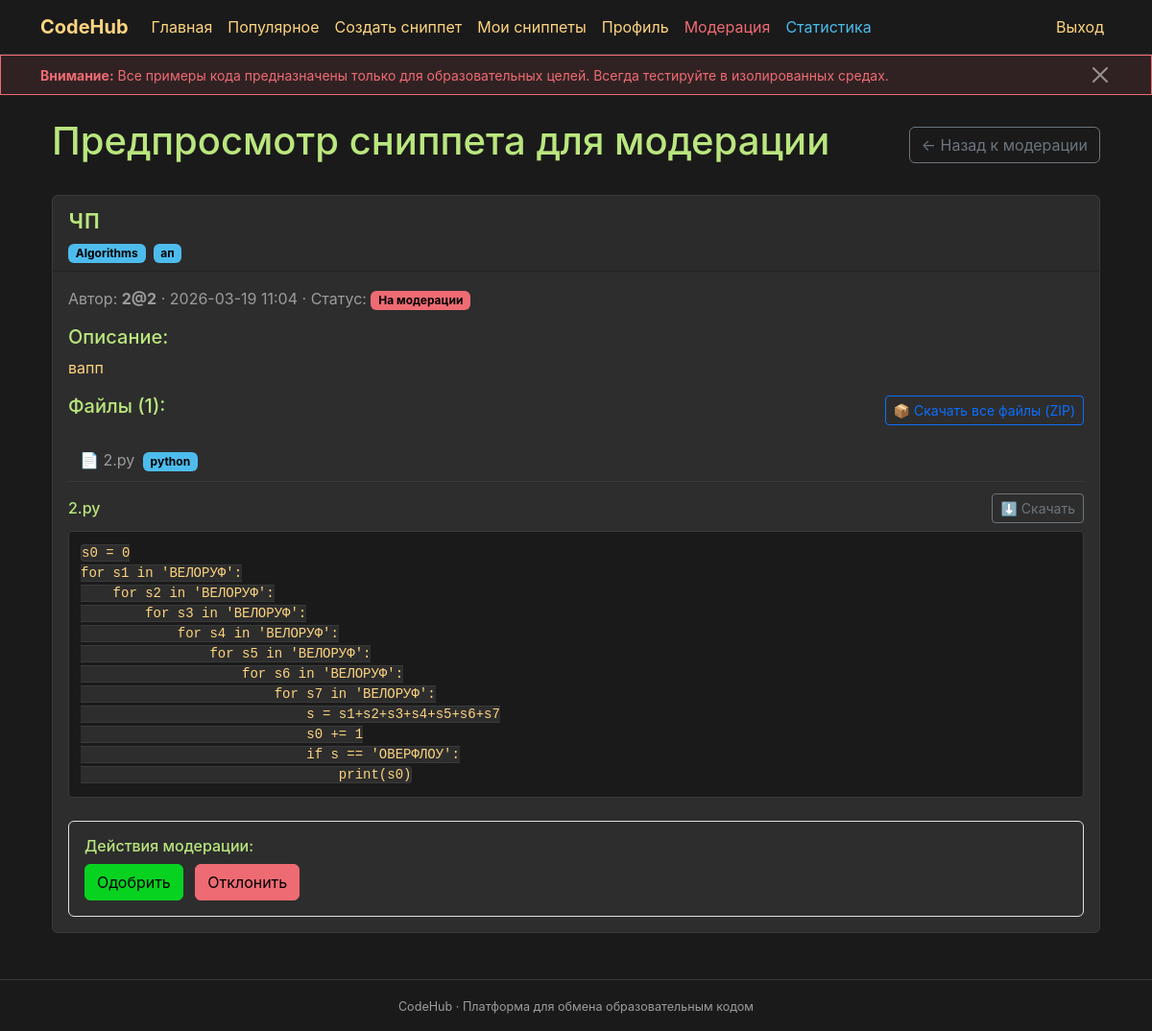
The app's page /admin/snippet/2/preview (signed in) with its own data.
### __init__.py (models this page shows, shortened)
class CodeSnippet(db.Model):
    id = db.Column(db.Integer, primary_key=True)
    title = db.Column(db.String(200), nullable=False)
    description = db.Column(db.Text)
    code = db.Column(db.Text)
    category_id = db.Column(db.Integer, db.ForeignKey('category.id'), nullable=False)
    author_id = db.Column(db.Integer, db.ForeignKey('user.id'), nullable=False)
    created_at = db.Column(db.DateTime, default=datetime.utcnow)
    updated_at = db.Column(db.DateTime, default=datetime.utcnow, onupdate=datetime.utcnow)
    views_count = db.Column(db.Integer, default=0)
    status = db.Column(db.String(20), default='pending')  # pending, approved, rejected
    rejection_reason = db.Column(db.Text)
    moderated_by = db.Column(db.Integer, db.ForeignKey('user.id'))
    moderated_at = db.Column(db.DateTime)
    likes_count = db.Column(db.Integer, default=0)
    dislikes_count = db.Column(db.Integer, default=0)
    reports_count = db.Column(db.Integer, default=0)
    report_moderation_status = db.Column(db.String(20), default='approved')  # approved, pending, rejected (для жалоб)
    report_moderated_by = db.Column(db.Integer, db.ForeignKey('user.id'))
    report_moderated_at = db.Column(db.DateTime)
    report_moderation_reason = db.Column(db.Text)
    resubmit_comment = db.Column(db.Text)  # Комментарий пользователя при повторной отправке
    is_edited = db.Column(db.Boolean, default=False)  # True если сниппет был отредактирован после публикации
    tags = db.relationship('Tag', secondary=snippet_tags, lazy='subquery',
                           backref=db.backref('snippets', lazy=True))
    comments = db.relationship('Comment', backref='snippet', lazy=True, foreign_keys='Comment.snippet_id', cascade='all, delete-orphan')
    views = db.relationship('SnippetView', backref='snippet', lazy=True, foreign_keys='SnippetView.snippet_id', cascade='all, delete-orphan')
    files = db.relationship('SnippetFile', backref='snippet', lazy=True, order_by='SnippetFile.order', cascade='all, delete-orphan')
    links = db.relationship('SnippetLink', backref='snippet', lazy=True, order_by='SnippetLink.order', cascade='all, delete-orphan')

class Category(db.Model):
    id = db.Column(db.Integer, primary_key=True)
    name = db.Column(db.String(100), nullable=False)
    created_at = db.Column(db.DateTime, default=datetime.utcnow)
    snippets = db.relationship('CodeSnippet', backref='category', lazy=True)

class Tag(db.Model):
    id = db.Column(db.Integer, primary_key=True)
    name = db.Column(db.String(50), unique=True, nullable=False)
    created_at = db.Column(db.DateTime, default=datetime.utcnow)
    usage_count = db.Column(db.Integer, default=0)

class User(db.Model, UserMixin):
    id = db.Column(db.Integer, primary_key=True)
    username = db.Column(db.String(80), unique=True, nullable=False)
    password = db.Column(db.String(256), nullable=False)
    admin = db.Column(db.Boolean, default=False)
    created_at = db.Column(db.DateTime, default=datetime.utcnow)
    is_banned = db.Column(db.Boolean, default=False)
    snippets = db.relationship('CodeSnippet', backref='author', lazy=True, foreign_keys='CodeSnippet.author_id')
    comments = db.relationship('Comment', backref='author', lazy=True, foreign_keys='Comment.author_id')

class SnippetFile(db.Model):
    id = db.Column(db.Integer, primary_key=True)
    snippet_id = db.Column(db.Integer, db.ForeignKey('code_snippet.id'), nullable=False)
    filename = db.Column(db.String(255), nullable=False)
    content = db.Column(db.Text, nullable=False)
    language = db.Column(db.String(50))  # Язык программирования для подсветки
    order = db.Column(db.Integer, default=0)  # Порядок отображения
    file_type = db.Column(db.String(20), default='text')  # text, uploaded, link
    file_size = db.Column(db.Integer)  # Размер файла в байтах (для загруженных файлов)
    mime_type = db.Column(db.String(100))  # MIME тип файла
    created_at = db.Column(db.DateTime, default=datetime.utcnow)

### __init__.py (the view)
@app.route('/admin/snippet/<int:snippet_id>/preview')
@login_required
@admin_required
def preview_snippet_files(snippet_id):
    snippet = CodeSnippet.query.get_or_404(snippet_id)
    return render_template('admin_snippet_preview.html', snippet=snippet)

### __init__.py (called while the page is built)
@manager.user_loader
def load_user(user_id):
    return db.session.get(User, int(user_id))

def admin_required(f):
    @wraps(f)
    def decorated(*args, **kwargs):
        if not current_user.is_authenticated or not current_user.admin:
            flash('Требуются права администратора.', 'danger')
            return redirect(url_for('index'))
        return f(*args, **kwargs)
    return decorated

### templates/admin_snippet_preview.html (shortened to what this page needs)
{% extends 'base.html' %}
{% block main %}
<div class="container">
    <div class="d-flex justify-content-between align-items-center mb-4">
        <h1>Предпросмотр сниппета для модерации</h1>
        <a href="{{ url_for('moderate') }}" class="btn btn-outline-secondary">← Назад к модерации</a>
    </div>
    <div class="card mb-4">
        <div class="card-header">
            <h3>{{ snippet.title }}</h3>
            <div class="d-flex flex-wrap gap-2 mt-2">
                <span class="badge bg-secondary">{{ snippet.category.name }}</span>
                {% for tag in snippet.tags %}
                <span class="badge bg-dark text-info">{{ tag.name }}</span>
                {% endfor %}
            </div>
        </div>
        <div class="card-body">
            <p class="text-secondary">
                Автор: <strong>{{ snippet.author.username }}</strong>
                &middot; {{ snippet.created_at.strftime('%Y-%m-%d %H:%M') }}
                &middot; Статус:
                {% if snippet.status == 'pending' %}
                    <span class="badge bg-warning">На модерации</span>
                {% elif snippet.status == 'approved' %}
                    <span class="badge bg-success">Одобрен</span>
                {% elif snippet.status == 'rejected' %}
                    <span class="badge bg-danger">Отклонен</span>
                {% endif %}
            </p>
            {% if snippet.description %}
            <div class="mb-3">
                <h5>Описание:</h5>
                <p>{{ snippet.description }}</p>
            </div>
            {% endif %}
            {% if snippet.files %}
            <div class="mb-3">
                <div class="d-flex justify-content-between align-items-center mb-3">
                    <h5>Файлы ({{ snippet.files|length }}):</h5>
                    <div class="btn-group">
                        <a href="{{ url_for('download_all_public_files', snippet_id=snippet.id) }}"
                           class="btn btn-outline-primary btn-sm">
                            📦 Скачать все файлы (ZIP)
                        </a>
                    </div>
                </div>
                <div class="file-tabs-container">
                    {% for file in snippet.files %}
                    <button type="button" class="file-tab-btn" data-file-id="{{ file.id }}"
                            onclick="switchFile({{ file.id }})"
                            id="tab-{{ file.id }}">
                        📄 {{ file.filename }}
                        {% if file.language %}
                        <span class="badge bg-secondary ms-1">{{ file.language }}</span>
                        {% endif %}
                    </button>
                    {% endfor %}
                </div>
                {% for file in snippet.files %}
                <div class="file-content" id="file-{{ file.id }}" style="display: {% if loop.first %}block{% else %}none{% endif %};">
                    <div class="d-flex justify-content-between align-items-center mb-2">
                        <h6 class="mb-0">{{ file.filename }}</h6>
                        <a href="{{ url_for('download_public_file', snippet_id=snippet.id, file_id=file.id) }}"
                           class="btn btn-outline-secondary btn-sm">
                            ⬇️ Скачать
                        </a>
                    </div>
                    <pre style="background-color: #1a1a1a; padding: 12px; border-radius: 4px; overflow-x: auto; max-height: 500px;"><code>{{ file.content|e }}</code></pre>
                </div>
                {% endfor %}
            </div>
            {% elif snippet.code %}
            <div class="mb-3">
                <h5>Код:</h5>
                <pre style="background-color: #1a1a1a; padding: 12px; border-radius: 4px; overflow-x: auto; max-height: 500px;"><code>{{ snippet.code|e }}</code></pre>
            </div>
            {% endif %}
            {% if snippet.status == 'pending' %}
            <div class="mt-4 p-3 border rounded">
                <h6>Действия модерации:</h6>
                <form method="post" action="{{ url_for('moderate') }}" class="d-inline">
                    <button type="submit" class="btn btn-success me-2">Одобрить</button>
                </form>
                <button type="button" class="btn btn-danger" data-bs-toggle="modal" data-bs-target="#rejectModal">
                    Отклонить
                </button>
            </div>
            {% endif %}
        </div>
    </div>
</div>
{% endblock %}

### templates/base.html (style rules this page uses)
:root { --bg-dark: #1a1a1a; --bg-card: #2d2d2d; --text-primary: #FFD580; --text-secondary: #9C9C9C; --accent: #4DBCED; --accent-hover: #3a9bc4; --heading: #BAE67E; --tag: #4DBCED; --warning: #EF6B73; --success: #08D220; }
body { background-color: var(--bg-dark); color: var(--text-primary); font-family: -apple-system, BlinkMacSystemFont, "Segoe UI", Roboto, "Helvetica Neue", Arial, sans-serif; }
h1, h2, h3, h4, h5, h6 { color: var(--heading); }
.btn-success { background-color: var(--success); border-color: var(--success); color: #000; }
.btn-danger { background-color: var(--warning); border-color: var(--warning); color: #000; }
.card { background-color: var(--bg-card); border: 1px solid #3a3a3a; color: var(--text-primary); }
.badge { background-color: var(--tag); color: #000; }
.badge.bg-secondary { background-color: var(--tag) !important; color: #000 !important; }
.badge.bg-dark { background-color: var(--accent) !important; color: #000 !important; }
.badge.bg-warning { background-color: var(--warning) !important; color: #000 !important; }
pre, code { background-color: #2d2d2d; color: var(--text-primary); border: 1px solid #3a3a3a; border-radius: 4px; }
pre { padding: 1rem; overflow-x: auto; max-height: 400px; }
a { color: var(--accent); text-decoration: none; }
.text-info { color: var(--accent) !important; }
.text-secondary { color: var(--text-secondary) !important; }

### templates/admin_snippet_preview.html (style rules this page uses)
.file-tabs-container { display: flex; gap: 8px; border-bottom: 1px solid #3a3a3a; margin-bottom: 12px; overflow-x: auto; }
.file-tab-btn { padding: 8px 12px; border: none; background: none; color: var(--text-secondary); cursor: pointer; border-bottom: 2px solid transparent; transition: all 0.2s; white-space: nowrap; }

### records on screen
CodeSnippet: title "чп", created_at "2026-03-19 11:04", description "вапп"
Category: category.name "Algorithms"
Tag: name "ап"
User: author.username "2@2"
SnippetFile: filename "2.py", language "python", content "s0 = 0 for s1 in 'ВЕЛОРУФ': for s2 in 'ВЕЛОРУФ': for s3 in 'ВЕЛОРУФ': for s4 in 'ВЕЛОРУФ': for s5 in 'ВЕЛОРУФ': for s6 in 'ВЕЛОРУФ': for s7 in 'ВЕЛОРУФ': s = s1+s2+s3+s4+s5+s6+s7 s0 += 1 if s == 'ОВЕРФЛОУ': print(s0)"

### other values on screen
{{ snippet.files|length }} "1"
